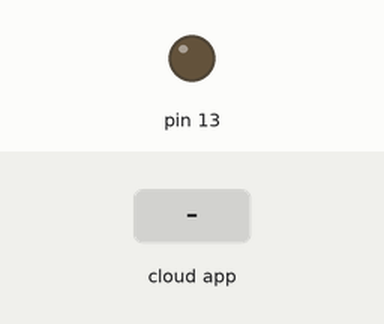
This sketch was run on a simulated Arduino Uno, built with avr-gcc and run on an emulated ATmega328P. Shown: output pins drawn as LEDs (lit = HIGH). The inputs (shaded band) are chosen by the test bench. The ROS host is connected and sends only what is stated; no radio packets arrive unless stated.

Above: at 1.2 s.
1.3 s: the phone or cloud app sets dir to 0
Timing chart, 0 to 4.3 s (numbered marks = the images above; inputs shaded):
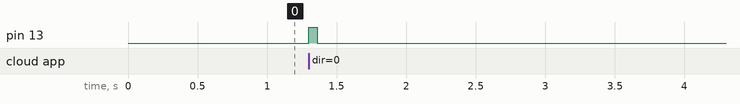

Measured:
- after the input at 1.3 s, pin 13: LOW → HIGH at once, → LOW 0.06 s later

The sketch:

testRCCar_tx.ino
```cpp
// (licence header left out)
#include <ros.h>
#include <std_msgs/String.h>

#include <VirtualWire.h>

enum{
    FWD,BWD,LFT,RGT};
/* ROS STUFF */

void moveCar(const std_msgs::String& msg){
    digitalWrite(13, true); // Flash a light to show transmitting
	vw_send((uint8_t*)msg.data, 4);
    vw_wait_tx(); // Wait until the whole message is gone
    digitalWrite(13, false);
}

ros::NodeHandle nh;
std_msgs::String dir;
ros::Subscriber<std_msgs::String> dir_sub("dir", &moveCar);

//std_msgs::Int16 sensor_msg;
//ros::Publisher sensor_pub("sensor", &sensor_msg);

void setup()
{
    pinMode(13,OUTPUT);

    //Serial.begin(9600);	  // Debugging only
    //Serial.println("setup");

    // Initialise the IO and ISR
    vw_set_ptt_inverted(true); // Required for DR3100
    vw_set_tx_pin(12);
    vw_setup(2400);	 // Bits per sec

    // Initialize ROS
    nh.initNode();
    nh.subscribe(dir_sub);

    //nh.advertise(we_pub);
}

void loop()
{
    /* TESTING CODE */


    //    char msg[16] = {
    //    };
    //    int n;
    //    if(n = Serial.available()){
    //        /* REPLACE WITH ROS API */
    //
    //        Serial.readBytes(msg, n);
    //        Serial.println(n); //echo msg
    //        digitalWrite(13, true); // Flash a light to show transmitting
    //        //vw_send((uint8_t *)msg, n);
    //        //vw_wait_tx(); // Wait until the whole message is gone
    //        digitalWrite(13, false);
    //
    //    }
    //    delay(200);

    //we_msg.data = 156;
    //we_pub.publish(&we_msg);

    nh.spinOnce();
    delay(1);
}
```
